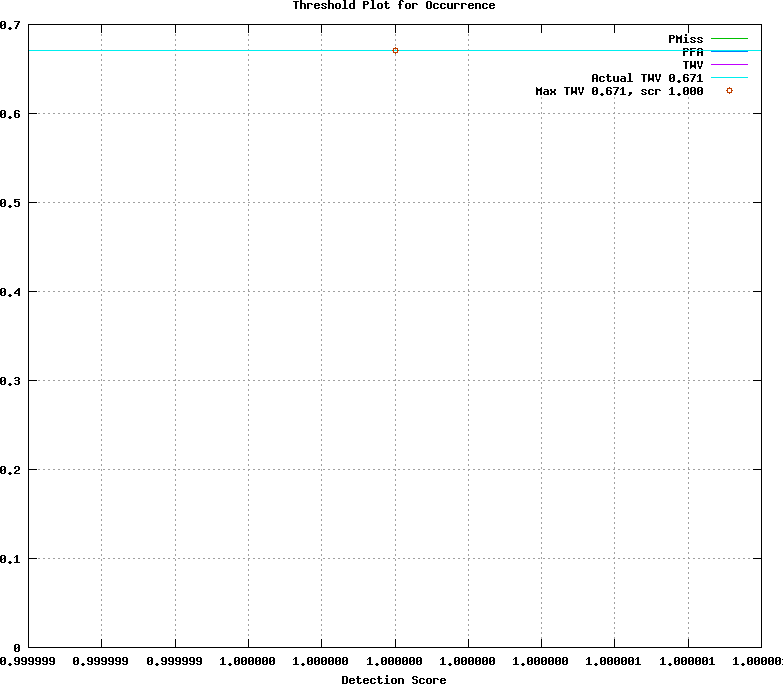

Here is the gnuplot script that generated this plot:
## GNUPLOT command file
set terminal postscript color
set style data lines
set title 'Threshold Plot for Occurrence'
set xlabel 'Detection Score'
set grid
set size ratio 0.85
plot [0.999999:1.000001]  \
  'overall_DUKE/nist/nist.dets/sum.Occurrence.dat.1' using 1:4 title 'PMiss' with lines lt 2, \
  'overall_DUKE/nist/nist.dets/sum.Occurrence.dat.1' using 1:5 title 'PFA' with lines lt 3, \
  'overall_DUKE/nist/nist.dets/sum.Occurrence.dat.1' using 1:6 title 'TWV' with lines lt 4, \
  0.67088499571501 title 'Actual TWV 0.671' with lines lt 5, \
  'overall_DUKE/nist/nist.dets/sum.Occurrence.dat.2' using 1:2 title 'Max TWV 0.671, scr 1.000' with points lt 6
